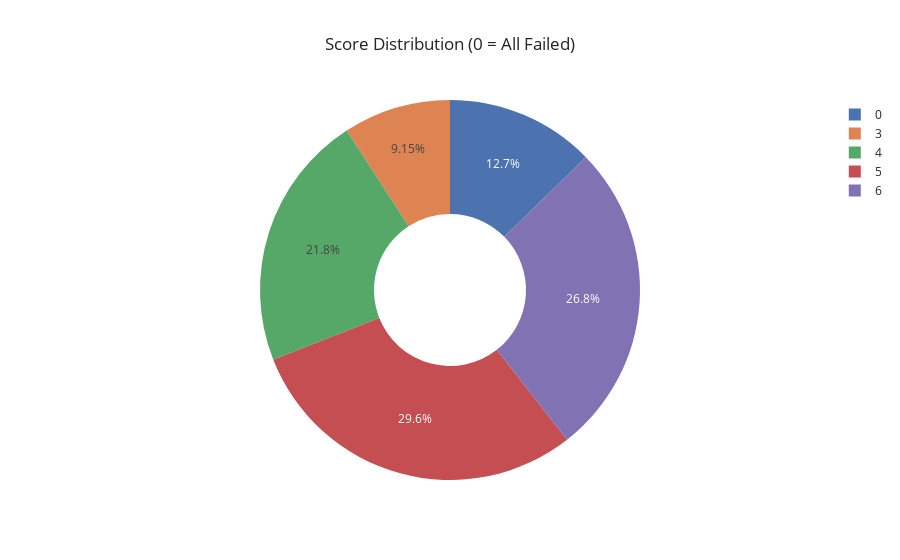

Write notebook code for a chart like this one.
### Code cell
# Group and count by score (from existing score_filled)
score_distribution = (
    score_cleaned
    .group_by("score")
    .agg(pl.len().alias("count"))
    .sort("score")
)

# Extract and sort by score
scores = score_distribution["score"].to_list()
counts = score_distribution["count"].to_list()

# Sort (score, count) by score value
sorted_scores, sorted_counts = zip(*sorted(zip(scores, counts), key=lambda x: x[0]))

# Use graph_objects to plot with preserved order
fig = go.Figure(data=[
    go.Pie(
        labels=sorted_scores,
        values=sorted_counts,
        hole=0.4,
        sort=False  # ← disables sorting by values
    )
])

fig.update_layout(
    title="Score Distribution (0 = All Failed)"
)

fig.show()

### Figure 1 — Plotly figure (JSON) as saved in the notebook; plotly's stock layout.template omitted (floating-point values rounded to 4 significant figures)
{"data": [{"hole": 0.4, "labels": [0, 3, 4, 5, 6], "sort": false, "type": "pie", "values": [18, 13, 31, 42, 38]}], "layout": {"title": {"text": "Score Distribution (0 = All Failed)"}}}
